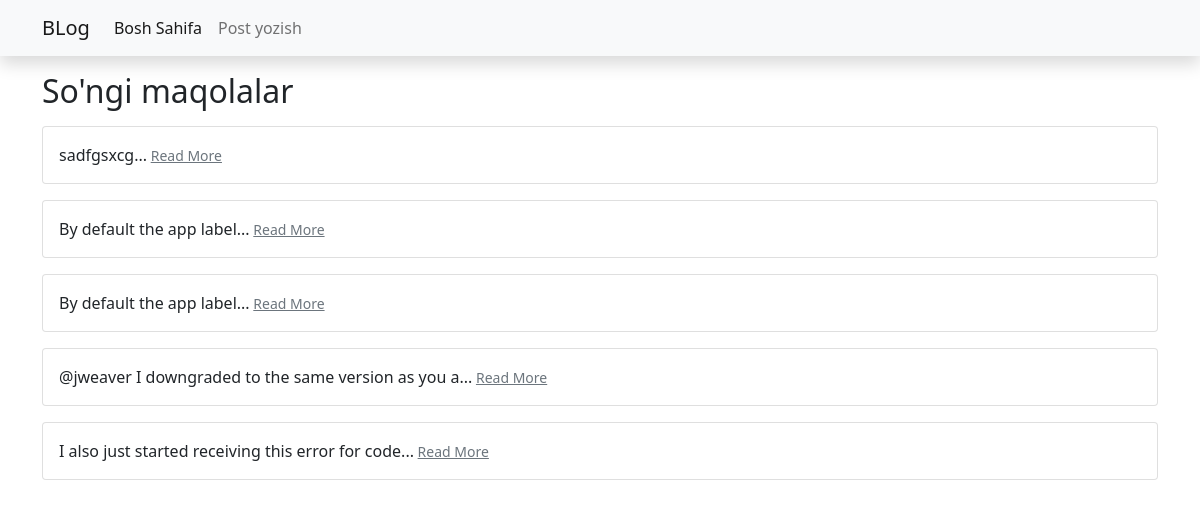
The page / on the database its author committed.
### posts/models.py (models this page shows, shortened)
class Post(models.Model):
    author = models.ForeignKey(User, on_delete=models.CASCADE)
    title = models.CharField(max_length=50)
    body = models.TextField()
    created = models.DateTimeField(auto_now_add=True)
    updated = models.DateTimeField(auto_now=True)
    def get_absolute_url(self):
        return '/' + str(self.id) + '/'
    class Meta:
        ordering = ['-id']

### posts/views.py (the view)
# urls.py: path('', PostListView.as_view(), name="list"),
class PostListView(generic.ListView):
    model = Post
    template_name = 'list.html'
    context_object_name = 'posts'

### templates/list.html (shortened to what this page needs)
{% extends "base.html" %}
{% block content %}
    <h2 class="mt-3" >So'ngi maqolalar</h2>
    <div class="cards" >
        {% for post in posts %}
            <div class="card mt-3 ">
                <div class="card-body">
                    {{post.title}}...<small>  <a class="text-muted" href="{{post.get_absolute_url}}">Read More</a></small>
              </div>
            </div>
        {% endfor %}
    </div>
{% endblock %}

### rows shown on the page
Post: title "sadfgsxcg"
Post: title "By default the app label"
Post: title "By default the app label"
Post: title "@jweaver I downgraded to the same version as you a"
Post: title "I also just started receiving this error for code"
